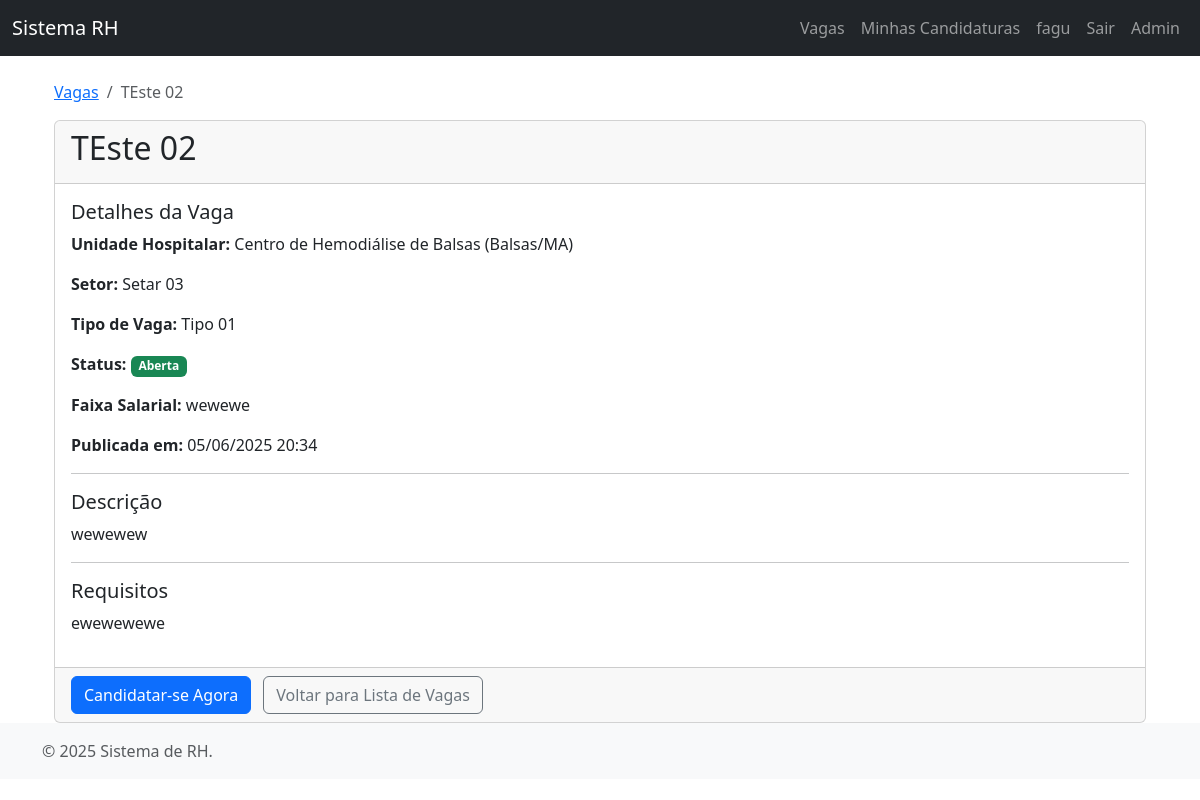
The page /vagas/vaga/2/ (signed in) on the database its author committed.
### vacancies/models.py (models this page shows, shortened)
class JobVacancy(models.Model):
    class StatusChoices(models.TextChoices):
        OPEN = 'OPEN', _('Aberta')
        CLOSED = 'CLOSED', _('Fechada')
        FILLED = 'FILLED', _('Preenchida')
    title = models.CharField(_("Título da Vaga"), max_length=255)
    description = models.TextField(_("Descrição Detalhada"))
    requirements = models.TextField(_("Requisitos"))
    salary_range = models.CharField(_("Faixa Salarial"), max_length=100, blank=True, null=True)
    hospital_unit = models.ForeignKey(HospitalUnit, on_delete=models.PROTECT, related_name='vacancies', verbose_name=_("Unidade Hospitalar"))
    department = models.ForeignKey(Department, on_delete=models.SET_NULL, related_name='vacancies', blank=True, null=True, verbose_name=_("Setor"))
    vacancy_type = models.ForeignKey(JobVacancyType, on_delete=models.PROTECT, related_name='vacancies', verbose_name=_("Tipo de Vaga"))
    status = models.CharField(_("Status"), max_length=10, choices=StatusChoices.choices, default=StatusChoices.OPEN)
    created_by = models.ForeignKey(User, on_delete=models.SET_NULL, related_name='created_vacancies', null=True, verbose_name=_("Criado por"))
    created_at = models.DateTimeField(auto_now_add=True)
    updated_at = models.DateTimeField(auto_now=True)
    class Meta:
        verbose_name = _("Vaga")
        verbose_name_plural = _("Vagas")
        ordering = ["-created_at"]

class JobVacancyType(models.Model):
    name = models.CharField(_("Nome do Tipo de Vaga"), max_length=255, unique=True)
    description = models.TextField(_("Descrição"), blank=True, null=True)
    field_config = models.JSONField(_("Configuração de Campos do Formulário"), default=dict, help_text=_("Estrutura JSON definindo os campos e suas propriedades (visibilidade, obrigatoriedade, etc.) para este tipo de vaga."))
    class Meta:
        verbose_name = _("Tipo de Vaga")
        verbose_name_plural = _("Tipos de Vaga")
        ordering = ["name"]

### core/models.py (models this page shows, shortened)
class HospitalUnit(models.Model):
    name = models.CharField(_("Nome da Unidade Hospitalar"), max_length=255)
    city = models.CharField(_("Cidade"), max_length=100)
    state = models.CharField(_("Estado"), max_length=2, choices=UF_CHOICES)
    address = models.TextField(_("Endereço Completo"), blank=True, null=True)
    class Meta:
        verbose_name = _("Unidade Hospitalar")
        verbose_name_plural = _("Unidades Hospitalares")
        ordering = ["name"]

class Department(models.Model):
    name = models.CharField(_("Nome do Setor"), max_length=255)
    hospital_unit = models.ForeignKey(HospitalUnit, on_delete=models.CASCADE, related_name='departments', verbose_name=_("Unidade Hospitalar"))
    class Meta:
        verbose_name = _("Setor")
        verbose_name_plural = _("Setores")
        ordering = ["hospital_unit__name", "name"]
        unique_together = [("name", "hospital_unit")] # Ensure department name is unique within a hospital unit

### vacancies/views.py (the view)
# urls.py: path('vaga/<int:vacancy_id>/', views.vacancy_detail, name='detail'),
@login_required
def vacancy_detail(request, vacancy_id):
    vacancy = get_object_or_404(JobVacancy.objects.select_related("hospital_unit", "department", "vacancy_type"), pk=vacancy_id)
    already_applied = False
    if hasattr(request.user, 'candidate_profile'):
        already_applied = JobApplication.objects.filter(candidate=request.user.candidate_profile, job_vacancy=vacancy).exists()
    context = {
        "vacancy": vacancy,
        "already_applied": already_applied
    }
    return render(request, "vacancies/vacancy_detail.html", context)

### vacancies/templates/vacancies/vacancy_detail.html (shortened to what this page needs)
{% extends "base.html" %}
{% load i18n %}
{% block content %}
<div class="container mt-4">
    <nav aria-label="breadcrumb">
        <ol class="breadcrumb">
            <li class="breadcrumb-item"><a href="{% url 'vacancies:list' %}">{% trans "Vagas" %}</a></li>
            <li class="breadcrumb-item active" aria-current="page">{{ vacancy.title }}</li>
        </ol>
    </nav>
    <div class="card">
        <div class="card-header">
            <h2>{{ vacancy.title }}</h2>
        </div>
        <div class="card-body">
            <h5 class="card-title">{% trans "Detalhes da Vaga" %}</h5>
            <p><strong>{% trans "Unidade Hospitalar:" %}</strong> {{ vacancy.hospital_unit.name }} ({{ vacancy.hospital_unit.city }}/{{ vacancy.hospital_unit.state }})</p>
            {% if vacancy.department %}
                <p><strong>{% trans "Setor:" %}</strong> {{ vacancy.department.name }}</p>
            {% endif %}
            <p><strong>{% trans "Tipo de Vaga:" %}</strong> {{ vacancy.vacancy_type.name }}</p>
            <p><strong>{% trans "Status:" %}</strong> <span class="badge bg-{% if vacancy.status == 'OPEN' %}success{% elif vacancy.status == 'CLOSED' %}warning{% else %}secondary{% endif %}">{{ vacancy.get_status_display }}</span></p>
            {% if vacancy.salary_range %}
                <p><strong>{% trans "Faixa Salarial:" %}</strong> {{ vacancy.salary_range }}</p>
            {% endif %}
            <p><strong>{% trans "Publicada em:" %}</strong> {{ vacancy.created_at|date:"d/m/Y H:i" }}</p>
            <hr>
            <h5>{% trans "Descrição" %}</h5>
            <p>{{ vacancy.description|linebreaksbr }}</p>
            <hr>
            <h5>{% trans "Requisitos" %}</h5>
            <p>{{ vacancy.requirements|linebreaksbr }}</p>
        </div>
        <div class="card-footer text-muted">
            {% if user.is_authenticated %}
                {% if vacancy.status == 'OPEN' %}
                    {% if already_applied %}
                        <span class="badge bg-info">{% trans "Você já se candidatou para esta vaga." %}</span>
                        <a href="{% url 'accounts:my_applications' %}" class="btn btn-secondary btn-sm ms-2">{% trans "Ver Minhas Candidaturas" %}</a>
                    {% else %}
                        <a href="{% url 'vacancies:apply' vacancy.id %}" class="btn btn-primary">{% trans "Candidatar-se Agora" %}</a>
                    {% endif %}
                {% else %}
                    <span class="badge bg-secondary">{% trans "Vaga não está mais aberta para candidaturas." %}</span>
                {% endif %}
            {% else %}
                <a href="{% url 'login' %}?next={{ request.path }}" class="btn btn-primary">{% trans "Faça login para se candidatar" %}</a>
            {% endif %}
            <a href="{% url 'vacancies:list' %}" class="btn btn-outline-secondary ms-2">{% trans "Voltar para Lista de Vagas" %}</a>
        </div>
    </div>
</div>
{% endblock %}

### core/templates/base.html (shortened to what this page needs)
<!doctype html>
<html lang="pt-br">
<head>
    <link href="https://cdn.jsdelivr.net/npm/bootstrap@5.3.3/dist/css/bootstrap.min.css" rel="stylesheet">
</head>
<body>
<nav class="navbar navbar-expand-lg navbar-dark bg-dark fixed-top">
    <div class="container-fluid">
        <a class="navbar-brand" href="/">Sistema RH</a>
        <div class="collapse navbar-collapse" id="navbarNav">
            <ul class="navbar-nav ms-auto">
                <li class="nav-item">
                    <a class="nav-link" href="{% url 'vacancies:list' %}">Vagas</a>
                </li>
                {% if user.is_authenticated %}
                    <li class="nav-item">
                        <a class="nav-link" href="{% url 'accounts:my_applications' %}">Minhas Candidaturas</a>
                    </li>
                     <li class="nav-item">
                        <a class="nav-link" href="#">{{ user.username }}</a>
                    </li>
                     <li class="nav-item">
                        <a class="nav-link" href="#">Sair</a>
                    </li>
                {% endif %}
                 <li class="nav-item">
                     <a class="nav-link" href="/admin/">Admin</a>
                 </li>
            </ul>
        </div>
    </div>
</nav>
<main role="main" class="container">
    {% block content %}
    {% endblock %}
</main>
<footer class="footer mt-auto py-3 bg-light">
    <div class="container">
        <span class="text-muted">© {% now "Y" %} Sistema de RH.</span>
    </div>
</footer>
</body>
</html>

### core/templates/base.html (style rules this page uses)
body { padding-top: 56px; }

### rows shown on the page
JobVacancy: title "TEste 02", hospital_unit.name "Centro de Hemodiálise de Balsas", hospital_unit.city "Balsas", hospital_unit.state "MA", department.name "Setar 03", vacancy_type.name "Tipo 01", status "Aberta", salary_range "wewewe", created_at "05/06/2025 20:34", description "wewewew", requirements "ewewewewe"

### other values the page prints
{{ user.username }} "fagu"
